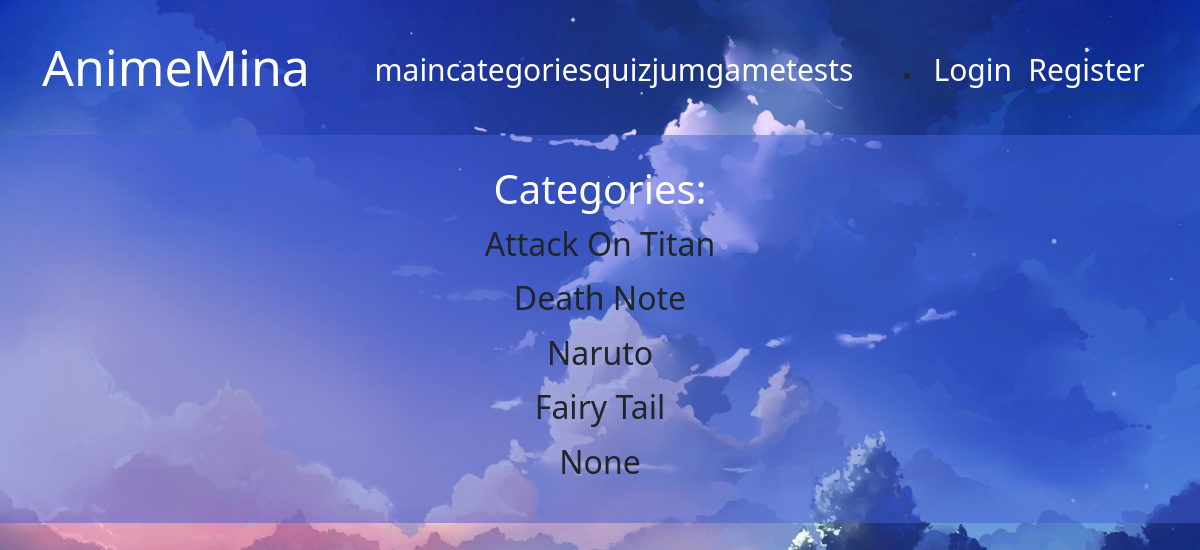
Screenshot of /category_menu/ with the database file from the repository.
### cosplayers/models.py (models this page shows, shortened)
class Category(models.Model):
    name = models.CharField(max_length=100)
    def __str__(self):
        return self.name

### cosplayers/views.py (the view)
# urls.py: path('category_menu/',CategoryMenuView, name = 'category_menu'),
def CategoryMenuView(request):
    cat_menu_list = Category.objects.all()
    return render(request, 'category_menu.html', {'cat_menu_list': cat_menu_list})

### cosplayers/templates/category_menu.html (shortened to what this page needs)
{% extends 'base.html' %}
{% block content %}
<div class = "newsWrapper">
<h1>Categories:</h1>
  {% for item in cat_menu_list %}
    <h2> <a class="dropdown-item" href="{% url 'category' item %}"> {{ item }} </a>
    </h2>
  {% endfor%}
</div>
{% endblock %}

### cosplayers/static/css/main.css (style rules this page uses)
.newsWrapper { background:rgba(67,95,213,.5); text-align:center; margin-left: auto; margin-right: auto; }
.newsWrapper { font-weight:400;font-size:19px;color:#fff;line-height:22px;padding:30px }
a { transition:all .2s 0s ease }
body { background-image:url("/static/img/main.png") ;background-size:cover }

### rows the page displays
Category: name "Attack On Titan"
Category: name "Death Note"
Category: name "Naruto"
Category: name "Fairy Tail"
Category: name "None"
